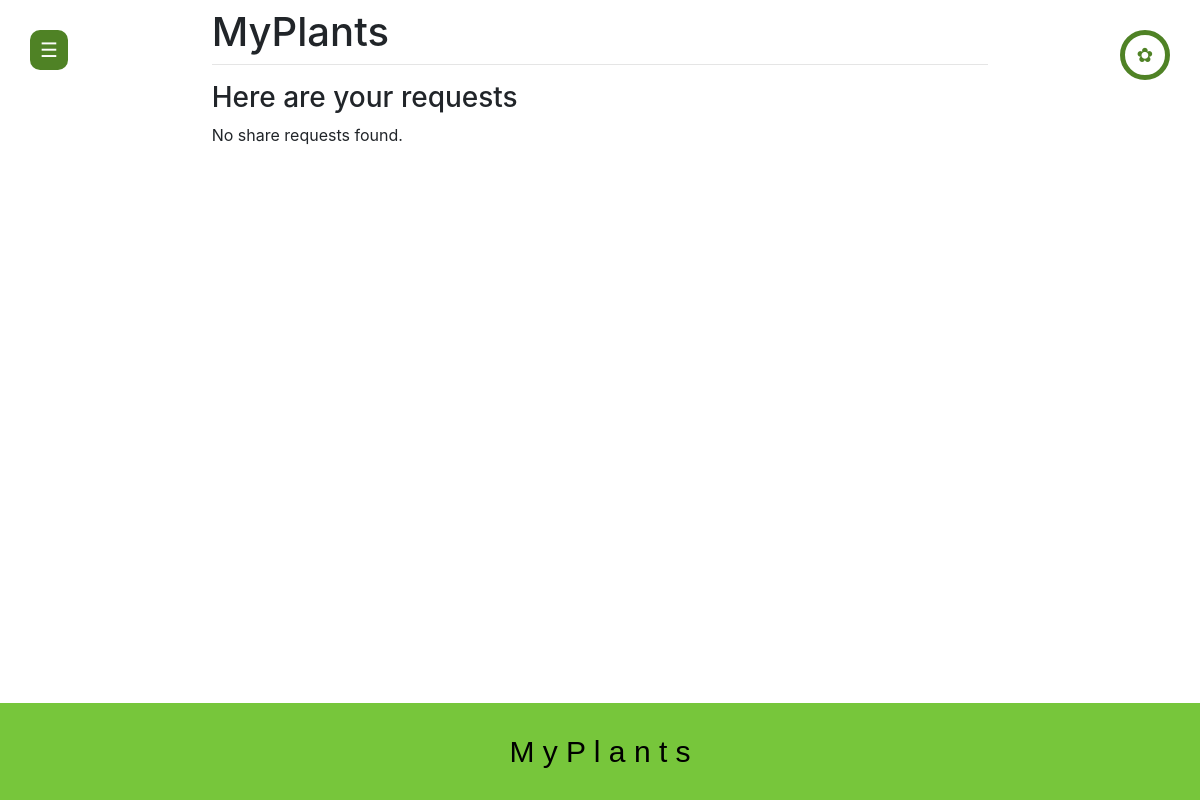
The page /requests/ (signed in) on the database as committed earlier.
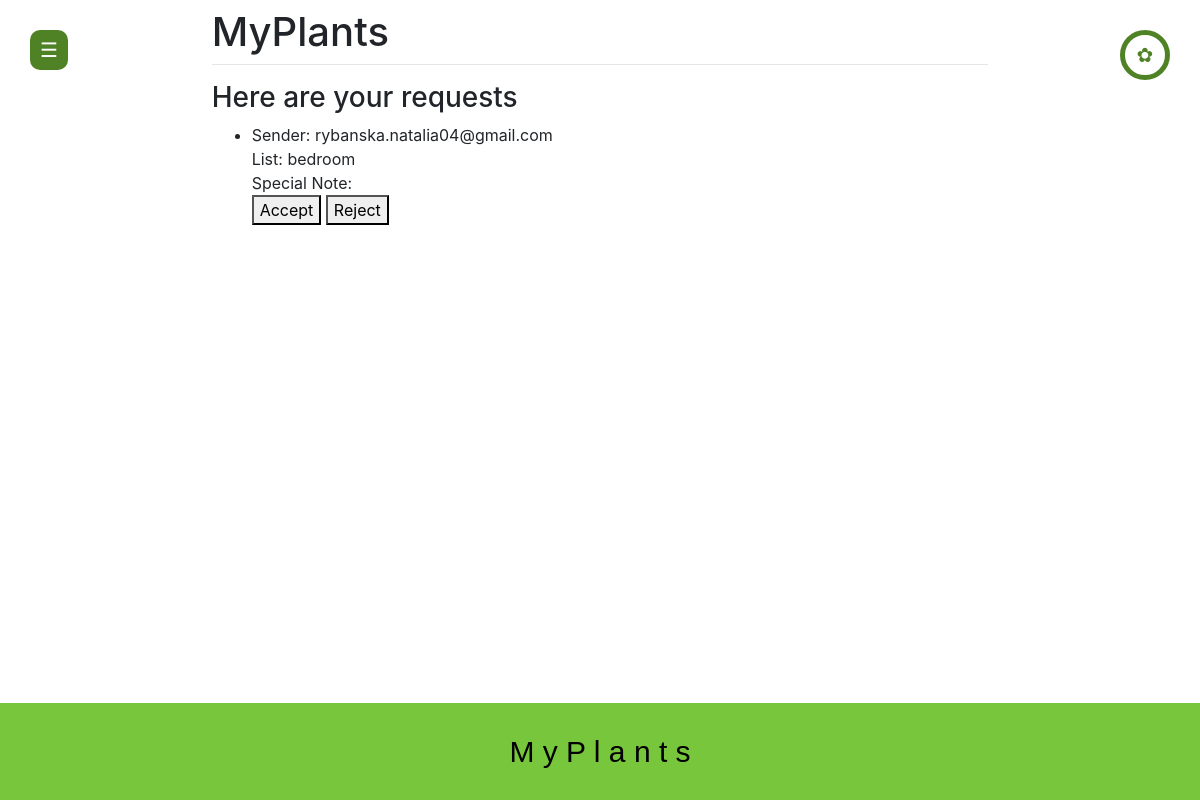
The same page on the database as committed later.
### main/models.py (models this page shows)
class Requests(models.Model):
    senderID = models.ForeignKey(User, on_delete=models.CASCADE)
    listID = models.ForeignKey(PlantList, on_delete=models.CASCADE)
    receiverEmail = models.CharField(max_length=200)
    specialNote = models.CharField(max_length=200)
    def __str__(self):
        return str(self.listID)

class PlantList(models.Model):
    userID = models.ForeignKey(User, on_delete=models.CASCADE)
    location = models.CharField(max_length=200)
    plantAmount = models.IntegerField(default=0)
    def __str__(self):
        return self.location

### main/views.py (the view)
# urls.py: path("requests/", views.requests, name="requests"),
def requests(request):
    rqest = Requests.objects.filter(receiverEmail=request.user.email)
    print(rqest)
    return render(request, "main/requests.html", {'user_requests': rqest})

### main/templates/main/requests.html (shortened to what this page needs)
{% extends 'main/base.html' %}
{% block content %}
<h3>Here are your requests</h3>
{% if user_requests %}
<ul>
    {% for request in user_requests %}
    <li>
        Sender: {{ request.senderID.email }}<br>
        List: {{ request.listID }}<br>
        Special Note: {{ request.specialNote }}<br>
        <form method="POST">
            <button type="submit" name="action" value="accept">Accept</button>
            <button type="submit" name="action" value="reject">Reject</button>
        </form>
    </li>
    {% endfor %}
</ul>
{% else %}
<p>No share requests found.</p>
{% endif %}
{% endblock %}

Rows that differ between the two databases and show on the page:
added Requests: senderID.email "rybanska.natalia04@gmail.com", listID "bedroom"
Other text that changed with them:
text no longer shown: "No share requests found."
